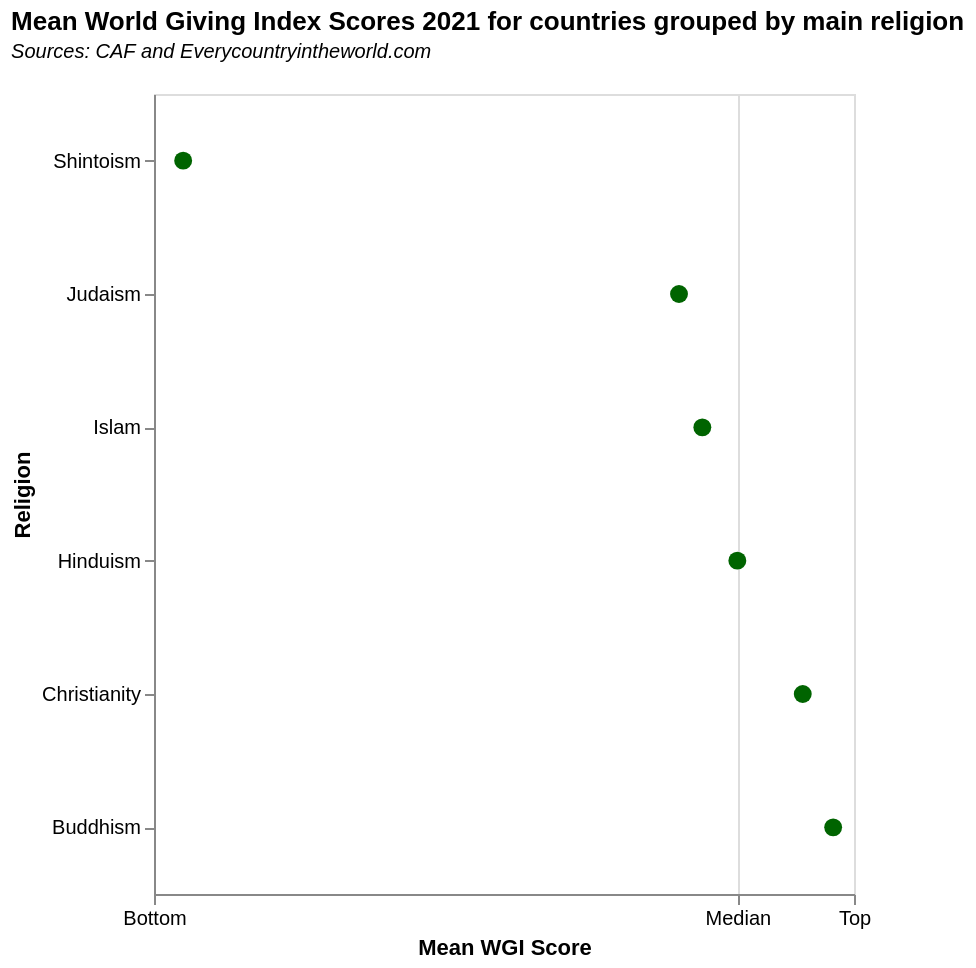

Write a Vega-Lite specification for this figure.
### Vega-Lite specification from a JSON file in a GitHub repository (floating-point values rounded to 4 significant figures)
{"$schema": "https://vega.github.io/schema/vega-lite/v5.json", "description": "Graph showing mean 2021 CAF World Giving Index Scores for countries grouped by main religion", "title": {"text": "Mean World Giving Index Scores 2021 for countries grouped by main religion", "subtitle": ["Sources: CAF and Everycountryintheworld.com", ""], "subtitleFontStyle": "italic", "subtitleFontSize": 10, "anchor": "start", "color": "black"}, "data": {"values": [{"2021": "Islam", "Country": "Indonesia", "CAF_2021": "68"}, {"2021": "Christianity", "Country": "Australia", "CAF_2021": "55"}, {"2021": "Christianity", "Country": "New Zealand", "CAF_2021": "54"}, {"2021": "Christianity", "Country": "United States of America", "CAF_2021": "59"}, {"2021": "Christianity", "Country": "Ireland", "CAF_2021": "49"}, {"2021": "Christianity", "Country": "United Kingdom of Great Britain and Northern Ireland", "CAF_2021": "47"}, {"2021": "Buddhism", "Country": "Singapore", "CAF_2021": "45"}, {"2021": "Christianity", "Country": "Kenya", "CAF_2021": "61"}, {"2021": "Buddhism", "Country": "Myanmar", "CAF_2021": "52"}, {"2021": "Christianity", "Country": "Netherlands", "CAF_2021": "46"}, {"2021": "Islam", "Country": "United Arab Emirates", "CAF_2021": "47"}, {"2021": "Christianity", "Country": "Norway", "CAF_2021": "45"}, {"2021": "Christianity", "Country": "Canada", "CAF_2021": "51"}, {"2021": "Islam", "Country": "Nigeria", "CAF_2021": "48"}, {"2021": "Christianity", "Country": "Iceland", "CAF_2021": "46"}, {"2021": "Christianity", "Country": "Malta", "CAF_2021": "45"}, {"2021": "Islam", "Country": "Sierra Leone", "CAF_2021": "51"}, {"2021": "Christianity", "Country": "Zambia", "CAF_2021": "50"}, {"2021": "Christianity", "Country": "Germany", "CAF_2021": "41"}, {"2021": "Christianity", "Country": "Denmark", "CAF_2021": "46"}, {"2021": "Hinduism", "Country": "Mauritius", "CAF_2021": "37"}, {"2021": "Christianity", "Country": "Switzerland", "CAF_2021": "37"}, {"2021": "Buddhism", "Country": "Sri Lanka", "CAF_2021": "44"}, {"2021": "Islam", "Country": "Iran (Islamic Republic of)", "CAF_2021": "43"}, {"2021": "Christianity", "Country": "Austria", "CAF_2021": "45"}, {"2021": "Islam", "Country": "Iraq", "CAF_2021": "37"}, {"2021": "Christianity", "Country": "Cyprus", "CAF_2021": "40"}, {"2021": "Islam", "Country": "Tajikistan", "CAF_2021": "39"}, {"2021": "Christianity", "Country": "Ghana", "CAF_2021": "43"}, {"2021": "Judaism", "Country": "Israel", "CAF_2021": "37"}, {"2021": "Christianity", "Country": "South Africa", "CAF_2021": "35"}, {"2021": "Christianity", "Country": "Sweden", "CAF_2021": "42"}, {"2021": "Christianity", "Country": "Finland", "CAF_2021": "37"}, {"2021": "Buddhism", "Country": "Mongolia", "CAF_2021": "46"}, {"2021": "Christianity", "Country": "Honduras", "CAF_2021": "46"}, {"2021": "Christianity", "Country": "Slovenia", "CAF_2021": "39"}, {"2021": "Christianity", "Country": "Dominican Republic", "CAF_2021": "44"}, {"2021": "Christianity", "Country": "Uganda", "CAF_2021": "46"}, {"2021": "Islam", "Country": "Saudi Arabia", "CAF_2021": "36"}, {"2021": "Hinduism", "Country": "Nepal", "CAF_2021": "40"}, {"2021": "Islam", "Country": "Uzbekistan", "CAF_2021": "38"}, {"2021": "Christianity", "Country": "Spain", "CAF_2021": "32"}, {"2021": "Islam", "Country": "Kyrgyzstan", "CAF_2021": "44"}, {"2021": "Christianity", "Country": "Jamaica", "CAF_2021": "46"}, {"2021": "Christianity", "Country": "Malawi", "CAF_2021": "39"}, {"2021": "Christianity", "Country": "Paraguay", "CAF_2021": "44"}, {"2021": "Christianity", "Country": "Chile", "CAF_2021": "38"}, {"2021": "Buddhism", "Country": "Thailand", "CAF_2021": "48"}, {"2021": "Christianity", "Country": "Costa Rica", "CAF_2021": "44"}, {"2021": "Christianity", "Country": "Cameroon", "CAF_2021": "37"}, {"2021": "Christianity", "Country": "Nicaragua", "CAF_2021": "40"}, {"2021": "Christianity", "Country": "Italy", "CAF_2021": "29"}, {"2021": "Islam", "Country": "Guinea", "CAF_2021": "47"}, {"2021": "Christianity", "Country": "France", "CAF_2021": "32"}, {"2021": "Christianity", "Country": "Namibia", "CAF_2021": "35"}, {"2021": "Islam", "Country": "Jordan", "CAF_2021": "32"}, {"2021": "Christianity", "Country": "Zimbabwe", "CAF_2021": "31"}, {"2021": "Christianity", "Country": "Uruguay", "CAF_2021": "40"}, {"2021": "Christianity", "Country": "Panama", "CAF_2021": "36"}, {"2021": "Christianity", "Country": "Mozambique", "CAF_2021": "34"}, {"2021": "Christianity", "Country": "Colombia", "CAF_2021": "42"}, {"2021": "Christianity", "Country": "Ukraine", "CAF_2021": "49"}, {"2021": "Islam", "Country": "Burkina Faso", "CAF_2021": "39"}, {"2021": "Christianity", "Country": "Portugal", "CAF_2021": "26"}, {"2021": "Islam", "Country": "Lebanon", "CAF_2021": "24"}, {"2021": "Christianity", "Country": "Bolivia (Plurinational State of)", "CAF_2021": "43"}, {"2021": "Islam", "Country": "Senegal", "CAF_2021": "40"}, {"2021": "Christianity", "Country": "Slovakia", "CAF_2021": "41"}, {"2021": "Christianity", "Country": "Philippines", "CAF_2021": "47"}, {"2021": "Islam", "Country": "Bosnia and Herzegovina", "CAF_2021": "44"}, {"2021": "Islam", "Country": "Pakistan", "CAF_2021": "29"}, {"2021": "Islam", "Country": "Algeria", "CAF_2021": "30"}, {"2021": "Islam", "Country": "Mali", "CAF_2021": "38"}, {"2021": "Christianity", "Country": "Argentina", "CAF_2021": "47"}, {"2021": "Islam", "Country": "Kazakhstan", "CAF_2021": "34"}, {"2021": "Christianity", "Country": "Peru", "CAF_2021": "39"}, {"2021": "Christianity", "Country": "Romania", "CAF_2021": "30"}, {"2021": "Islam", "Country": "Morocco", "CAF_2021": "31"}, {"2021": "Christianity", "Country": "Benin", "CAF_2021": "32"}, {"2021": "Islam", "Country": "Egypt", "CAF_2021": "23"}, {"2021": "Christianity", "Country": "Venezuela (Bolivarian Republic of)", "CAF_2021": "45"}, {"2021": "Islam", "Country": "Albania", "CAF_2021": "34"}, {"2021": "Christianity", "Country": "Estonia", "CAF_2021": "40"}, {"2021": "Christianity", "Country": "Russian Federation", "CAF_2021": "46"}, {"2021": "Christianity", "Country": "Poland", "CAF_2021": "47"}, {"2021": "Christianity", "Country": "Gabon", "CAF_2021": "34"}, {"2021": "Christianity", "Country": "Mexico", "CAF_2021": "44"}, {"2021": "Christianity", "Country": "Togo", "CAF_2021": "34"}, {"2021": "Christianity", "Country": "Georgia", "CAF_2021": "31"}, {"2021": "Christianity", "Country": "Ecuador", "CAF_2021": "42"}, {"2021": "Christianity", "Country": "Hungary", "CAF_2021": "40"}, {"2021": "Christianity", "Country": "Brazil", "CAF_2021": "47"}, {"2021": "Christianity", "Country": "Armenia", "CAF_2021": "29"}, {"2021": "Hinduism", "Country": "India", "CAF_2021": "40"}, {"2021": "Christianity", "Country": "Czechia", "CAF_2021": "48"}, {"2021": "Christianity", "Country": "Bulgaria", "CAF_2021": "41"}, {"2021": "Christianity", "Country": "El Salvador", "CAF_2021": "36"}, {"2021": "Shintoism", "Country": "Japan", "CAF_2021": "20"}, {"2021": "Christianity", "Country": "Serbia", "CAF_2021": "46"}, {"2021": "Christianity", "Country": "Croatia", "CAF_2021": "37"}, {"2021": "Islam", "Country": "Tunisia", "CAF_2021": "28"}, {"2021": "Islam", "Country": "Afghanistan", "CAF_2021": "21"}, {"2021": "Christianity", "Country": "Latvia", "CAF_2021": "29"}, {"2021": "Christianity", "Country": "Lithuania", "CAF_2021": "37"}, {"2021": "Buddhism", "Country": "Cambodia", "CAF_2021": "19"}, {"2021": "Buddhism", "Country": "China", "CAF_2021": "42"}, {"2021": "Christianity", "Country": "Greece", "CAF_2021": "32"}]}, "height": 400, "width": 350, "mark": {"size": 80, "type": "circle", "color": "darkgreen"}, "encoding": {"x": {"aggregate": "mean", "axis": {"labelExpr": "datum.label == 19 ? 'Bottom' : datum.label == 39 ? 'Median' : 'Top'", "labelFlush": false, "values": [19, 39, 43]}, "field": "CAF_2021", "scale": {"domain": [19, 43]}, "title": "Mean WGI Score"}, "y": {"field": "2021", "sort": "x", "title": "Religion"}}}
